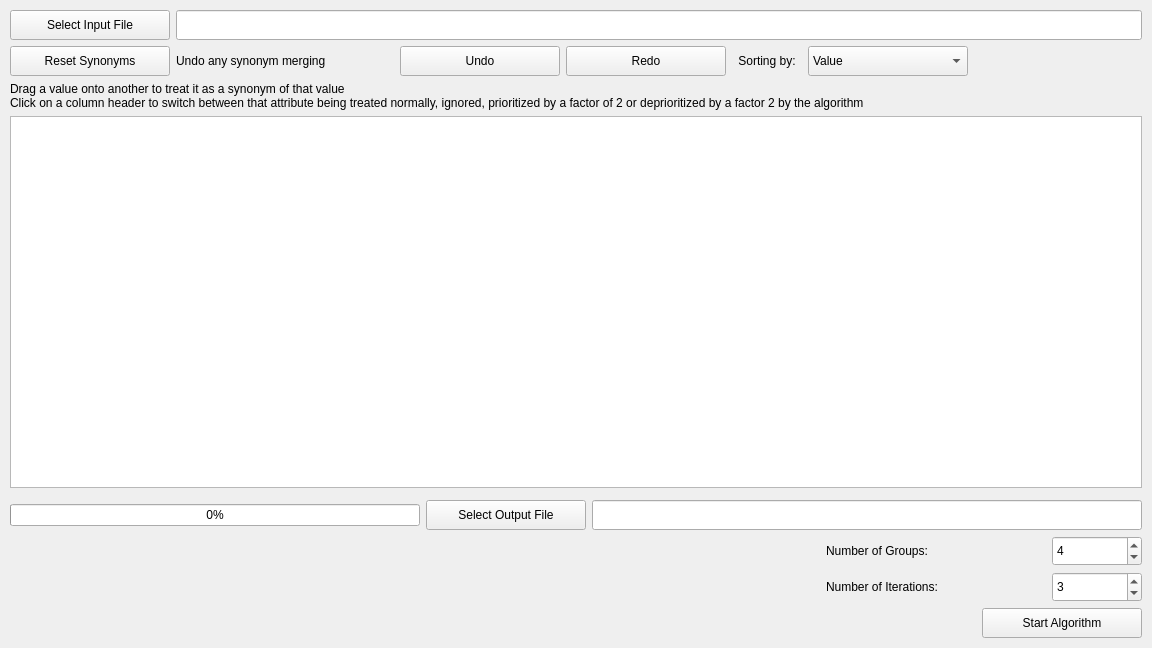
<?xml version="1.0" encoding="UTF-8"?>
<ui version="4.0">
 <class>MainWindow</class>
 <widget class="QMainWindow" name="MainWindow">
  <property name="geometry">
   <rect>
    <x>0</x>
    <y>0</y>
    <width>1152</width>
    <height>648</height>
   </rect>
  </property>
  <property name="sizePolicy">
   <sizepolicy hsizetype="Fixed" vsizetype="Fixed">
    <horstretch>0</horstretch>
    <verstretch>0</verstretch>
   </sizepolicy>
  </property>
  <property name="minimumSize">
   <size>
    <width>1152</width>
    <height>648</height>
   </size>
  </property>
  <property name="focusPolicy">
   <enum>Qt::FocusPolicy::ClickFocus</enum>
  </property>
  <property name="windowTitle">
   <string>MainWindow</string>
  </property>
  <widget class="QWidget" name="main_layout">
   <layout class="QVBoxLayout" name="_main_layout">
    <property name="leftMargin">
     <number>10</number>
    </property>
    <property name="topMargin">
     <number>10</number>
    </property>
    <property name="rightMargin">
     <number>10</number>
    </property>
    <property name="bottomMargin">
     <number>10</number>
    </property>
    <item>
     <widget class="QWidget" name="input_picker_layout" native="true">
      <property name="sizePolicy">
       <sizepolicy hsizetype="Preferred" vsizetype="Fixed">
        <horstretch>0</horstretch>
        <verstretch>0</verstretch>
       </sizepolicy>
      </property>
      <layout class="QHBoxLayout" name="_input_picker_layout">
       <property name="spacing">
        <number>6</number>
       </property>
       <property name="sizeConstraint">
        <enum>QLayout::SizeConstraint::SetDefaultConstraint</enum>
       </property>
       <property name="leftMargin">
        <number>0</number>
       </property>
       <property name="topMargin">
        <number>0</number>
       </property>
       <property name="rightMargin">
        <number>0</number>
       </property>
       <property name="bottomMargin">
        <number>0</number>
       </property>
       <item>
        <widget class="QPushButton" name="input_pick_button">
         <property name="sizePolicy">
          <sizepolicy hsizetype="Fixed" vsizetype="Fixed">
           <horstretch>0</horstretch>
           <verstretch>0</verstretch>
          </sizepolicy>
         </property>
         <property name="minimumSize">
          <size>
           <width>160</width>
           <height>30</height>
          </size>
         </property>
         <property name="text">
          <string>Select Input File</string>
         </property>
        </widget>
       </item>
       <item>
        <widget class="QLineEdit" name="input_file_path_line_edit">
         <property name="sizePolicy">
          <sizepolicy hsizetype="Preferred" vsizetype="Fixed">
           <horstretch>0</horstretch>
           <verstretch>0</verstretch>
          </sizepolicy>
         </property>
         <property name="minimumSize">
          <size>
           <width>550</width>
           <height>30</height>
          </size>
         </property>
        </widget>
       </item>
      </layout>
     </widget>
    </item>
    <item>
     <widget class="QWidget" name="synonym_layout" native="true">
      <property name="sizePolicy">
       <sizepolicy hsizetype="Fixed" vsizetype="Preferred">
        <horstretch>0</horstretch>
        <verstretch>0</verstretch>
       </sizepolicy>
      </property>
      <layout class="QHBoxLayout" name="_synonym_layout">
       <property name="leftMargin">
        <number>0</number>
       </property>
       <property name="topMargin">
        <number>0</number>
       </property>
       <property name="rightMargin">
        <number>0</number>
       </property>
       <property name="bottomMargin">
        <number>0</number>
       </property>
       <item>
        <widget class="QPushButton" name="reset_synonyms_button">
         <property name="sizePolicy">
          <sizepolicy hsizetype="Fixed" vsizetype="Fixed">
           <horstretch>0</horstretch>
           <verstretch>0</verstretch>
          </sizepolicy>
         </property>
         <property name="minimumSize">
          <size>
           <width>160</width>
           <height>30</height>
          </size>
         </property>
         <property name="text">
          <string>Reset Synonyms</string>
         </property>
        </widget>
       </item>
       <item>
        <widget class="QLabel" name="reset_synonyms_label">
         <property name="sizePolicy">
          <sizepolicy hsizetype="Fixed" vsizetype="Preferred">
           <horstretch>0</horstretch>
           <verstretch>0</verstretch>
          </sizepolicy>
         </property>
         <property name="minimumSize">
          <size>
           <width>218</width>
           <height>0</height>
          </size>
         </property>
         <property name="text">
          <string>Undo any synonym merging</string>
         </property>
        </widget>
       </item>
       <item>
        <widget class="QPushButton" name="undo_button">
         <property name="sizePolicy">
          <sizepolicy hsizetype="Fixed" vsizetype="Fixed">
           <horstretch>0</horstretch>
           <verstretch>0</verstretch>
          </sizepolicy>
         </property>
         <property name="minimumSize">
          <size>
           <width>160</width>
           <height>30</height>
          </size>
         </property>
         <property name="text">
          <string>Undo</string>
         </property>
        </widget>
       </item>
       <item>
        <widget class="QPushButton" name="redo_button">
         <property name="sizePolicy">
          <sizepolicy hsizetype="Fixed" vsizetype="Fixed">
           <horstretch>0</horstretch>
           <verstretch>0</verstretch>
          </sizepolicy>
         </property>
         <property name="minimumSize">
          <size>
           <width>160</width>
           <height>30</height>
          </size>
         </property>
         <property name="text">
          <string>Redo</string>
         </property>
        </widget>
       </item>
       <item>
        <widget class="QLabel" name="sorting_label">
         <property name="sizePolicy">
          <sizepolicy hsizetype="Fixed" vsizetype="Fixed">
           <horstretch>0</horstretch>
           <verstretch>0</verstretch>
          </sizepolicy>
         </property>
         <property name="minimumSize">
          <size>
           <width>70</width>
           <height>30</height>
          </size>
         </property>
         <property name="locale">
          <locale language="English" country="Germany"/>
         </property>
         <property name="text">
          <string>Sorting by:</string>
         </property>
         <property name="alignment">
          <set>Qt::AlignmentFlag::AlignCenter</set>
         </property>
        </widget>
       </item>
       <item>
        <widget class="QComboBox" name="sorting_comboBox">
         <property name="sizePolicy">
          <sizepolicy hsizetype="Fixed" vsizetype="Fixed">
           <horstretch>0</horstretch>
           <verstretch>0</verstretch>
          </sizepolicy>
         </property>
         <property name="minimumSize">
          <size>
           <width>160</width>
           <height>30</height>
          </size>
         </property>
         <property name="editable">
          <bool>false</bool>
         </property>
         <property name="currentIndex">
          <number>0</number>
         </property>
         <property name="maxVisibleItems">
          <number>2</number>
         </property>
         <property name="insertPolicy">
          <enum>QComboBox::InsertPolicy::NoInsert</enum>
         </property>
         <property name="placeholderText">
          <string/>
         </property>
         <item>
          <property name="text">
           <string>Value</string>
          </property>
         </item>
         <item>
          <property name="text">
           <string>Frequency</string>
          </property>
         </item>
        </widget>
       </item>
      </layout>
     </widget>
    </item>
    <item>
     <widget class="QWidget" name="excluded_layout" native="true">
      <layout class="QVBoxLayout" name="verticalLayout">
       <property name="spacing">
        <number>0</number>
       </property>
       <property name="leftMargin">
        <number>0</number>
       </property>
       <property name="topMargin">
        <number>0</number>
       </property>
       <property name="rightMargin">
        <number>0</number>
       </property>
       <property name="bottomMargin">
        <number>0</number>
       </property>
       <item>
        <widget class="QLabel" name="select_synonym_label">
         <property name="enabled">
          <bool>true</bool>
         </property>
         <property name="sizePolicy">
          <sizepolicy hsizetype="Fixed" vsizetype="Fixed">
           <horstretch>0</horstretch>
           <verstretch>0</verstretch>
          </sizepolicy>
         </property>
         <property name="minimumSize">
          <size>
           <width>0</width>
           <height>0</height>
          </size>
         </property>
         <property name="text">
          <string>Drag a value onto another to treat it as a synonym of that value</string>
         </property>
        </widget>
       </item>
       <item>
        <widget class="QLabel" name="weigh_attribute_label">
         <property name="text">
          <string>Click on a column header to switch between that attribute being treated normally, ignored, prioritized by a factor of 2 or deprioritized by a factor 2 by the algorithm</string>
         </property>
        </widget>
       </item>
      </layout>
     </widget>
    </item>
    <item>
     <widget class="AttributeMergeTable" name="attributes_table">
      <property name="focusPolicy">
       <enum>Qt::FocusPolicy::ClickFocus</enum>
      </property>
      <property name="styleSheet">
       <string notr="true"/>
      </property>
      <property name="dragEnabled">
       <bool>false</bool>
      </property>
      <property name="dragDropMode">
       <enum>QAbstractItemView::DragDropMode::NoDragDrop</enum>
      </property>
      <property name="defaultDropAction">
       <enum>Qt::DropAction::CopyAction</enum>
      </property>
      <property name="selectionMode">
       <enum>QAbstractItemView::SelectionMode::SingleSelection</enum>
      </property>
      <property name="wordWrap">
       <bool>false</bool>
      </property>
      <attribute name="horizontalHeaderCascadingSectionResizes">
       <bool>false</bool>
      </attribute>
      <attribute name="verticalHeaderCascadingSectionResizes">
       <bool>true</bool>
      </attribute>
      <attribute name="verticalHeaderStretchLastSection">
       <bool>true</bool>
      </attribute>
     </widget>
    </item>
    <item>
     <widget class="QWidget" name="output_picker_layout" native="true">
      <property name="sizePolicy">
       <sizepolicy hsizetype="Expanding" vsizetype="Preferred">
        <horstretch>0</horstretch>
        <verstretch>0</verstretch>
       </sizepolicy>
      </property>
      <property name="sizeIncrement">
       <size>
        <width>0</width>
        <height>0</height>
       </size>
      </property>
      <property name="layoutDirection">
       <enum>Qt::LayoutDirection::RightToLeft</enum>
      </property>
      <layout class="QHBoxLayout" name="_output_picker_layout">
       <property name="leftMargin">
        <number>0</number>
       </property>
       <property name="topMargin">
        <number>6</number>
       </property>
       <property name="rightMargin">
        <number>0</number>
       </property>
       <property name="bottomMargin">
        <number>0</number>
       </property>
       <item>
        <widget class="QLineEdit" name="output_file_path_line_edit">
         <property name="sizePolicy">
          <sizepolicy hsizetype="Fixed" vsizetype="Fixed">
           <horstretch>0</horstretch>
           <verstretch>0</verstretch>
          </sizepolicy>
         </property>
         <property name="minimumSize">
          <size>
           <width>550</width>
           <height>30</height>
          </size>
         </property>
        </widget>
       </item>
       <item>
        <widget class="QPushButton" name="output_pick_button">
         <property name="sizePolicy">
          <sizepolicy hsizetype="Fixed" vsizetype="Fixed">
           <horstretch>0</horstretch>
           <verstretch>0</verstretch>
          </sizepolicy>
         </property>
         <property name="minimumSize">
          <size>
           <width>160</width>
           <height>30</height>
          </size>
         </property>
         <property name="text">
          <string>Select Output File</string>
         </property>
        </widget>
       </item>
       <item>
        <widget class="QProgressBar" name="output_progress">
         <property name="enabled">
          <bool>true</bool>
         </property>
         <property name="sizePolicy">
          <sizepolicy hsizetype="Expanding" vsizetype="Fixed">
           <horstretch>0</horstretch>
           <verstretch>0</verstretch>
          </sizepolicy>
         </property>
         <property name="layoutDirection">
          <enum>Qt::LayoutDirection::LeftToRight</enum>
         </property>
         <property name="value">
          <number>0</number>
         </property>
        </widget>
       </item>
      </layout>
     </widget>
    </item>
    <item>
     <widget class="QWidget" name="groups_layout" native="true">
      <property name="sizePolicy">
       <sizepolicy hsizetype="Fixed" vsizetype="Preferred">
        <horstretch>0</horstretch>
        <verstretch>0</verstretch>
       </sizepolicy>
      </property>
      <property name="layoutDirection">
       <enum>Qt::LayoutDirection::RightToLeft</enum>
      </property>
      <layout class="QHBoxLayout" name="_groups_layout">
       <property name="leftMargin">
        <number>0</number>
       </property>
       <property name="topMargin">
        <number>0</number>
       </property>
       <property name="rightMargin">
        <number>0</number>
       </property>
       <property name="bottomMargin">
        <number>0</number>
       </property>
       <item>
        <widget class="QSpinBox" name="groups_spinbox">
         <property name="sizePolicy">
          <sizepolicy hsizetype="Fixed" vsizetype="Fixed">
           <horstretch>0</horstretch>
           <verstretch>0</verstretch>
          </sizepolicy>
         </property>
         <property name="minimumSize">
          <size>
           <width>90</width>
           <height>30</height>
          </size>
         </property>
         <property name="layoutDirection">
          <enum>Qt::LayoutDirection::LeftToRight</enum>
         </property>
         <property name="value">
          <number>4</number>
         </property>
        </widget>
       </item>
       <item>
        <widget class="QLabel" name="groups_label">
         <property name="sizePolicy">
          <sizepolicy hsizetype="Fixed" vsizetype="Fixed">
           <horstretch>0</horstretch>
           <verstretch>0</verstretch>
          </sizepolicy>
         </property>
         <property name="minimumSize">
          <size>
           <width>220</width>
           <height>30</height>
          </size>
         </property>
         <property name="layoutDirection">
          <enum>Qt::LayoutDirection::RightToLeft</enum>
         </property>
         <property name="text">
          <string>Number of Groups:</string>
         </property>
         <property name="alignment">
          <set>Qt::AlignmentFlag::AlignLeading|Qt::AlignmentFlag::AlignLeft|Qt::AlignmentFlag::AlignVCenter</set>
         </property>
        </widget>
       </item>
      </layout>
     </widget>
    </item>
    <item>
     <widget class="QWidget" name="iterations_layout" native="true">
      <property name="sizePolicy">
       <sizepolicy hsizetype="Fixed" vsizetype="Preferred">
        <horstretch>0</horstretch>
        <verstretch>0</verstretch>
       </sizepolicy>
      </property>
      <property name="layoutDirection">
       <enum>Qt::LayoutDirection::RightToLeft</enum>
      </property>
      <layout class="QHBoxLayout" name="_iterations_layout">
       <property name="leftMargin">
        <number>0</number>
       </property>
       <property name="topMargin">
        <number>0</number>
       </property>
       <property name="rightMargin">
        <number>0</number>
       </property>
       <property name="bottomMargin">
        <number>0</number>
       </property>
       <item>
        <widget class="QSpinBox" name="iterations_spinbox">
         <property name="sizePolicy">
          <sizepolicy hsizetype="Fixed" vsizetype="Fixed">
           <horstretch>0</horstretch>
           <verstretch>0</verstretch>
          </sizepolicy>
         </property>
         <property name="minimumSize">
          <size>
           <width>90</width>
           <height>30</height>
          </size>
         </property>
         <property name="layoutDirection">
          <enum>Qt::LayoutDirection::LeftToRight</enum>
         </property>
         <property name="value">
          <number>3</number>
         </property>
        </widget>
       </item>
       <item>
        <widget class="QLabel" name="iterations_label">
         <property name="sizePolicy">
          <sizepolicy hsizetype="Fixed" vsizetype="Preferred">
           <horstretch>0</horstretch>
           <verstretch>0</verstretch>
          </sizepolicy>
         </property>
         <property name="minimumSize">
          <size>
           <width>220</width>
           <height>30</height>
          </size>
         </property>
         <property name="text">
          <string>Number of Iterations:</string>
         </property>
         <property name="alignment">
          <set>Qt::AlignmentFlag::AlignLeading|Qt::AlignmentFlag::AlignLeft|Qt::AlignmentFlag::AlignVCenter</set>
         </property>
        </widget>
       </item>
      </layout>
     </widget>
    </item>
    <item>
     <widget class="QWidget" name="algorithm_layout" native="true">
      <property name="sizePolicy">
       <sizepolicy hsizetype="Fixed" vsizetype="Preferred">
        <horstretch>0</horstretch>
        <verstretch>0</verstretch>
       </sizepolicy>
      </property>
      <property name="layoutDirection">
       <enum>Qt::LayoutDirection::RightToLeft</enum>
      </property>
      <layout class="QHBoxLayout" name="_algorithm_layout">
       <property name="leftMargin">
        <number>0</number>
       </property>
       <property name="topMargin">
        <number>0</number>
       </property>
       <property name="rightMargin">
        <number>0</number>
       </property>
       <property name="bottomMargin">
        <number>0</number>
       </property>
       <item>
        <widget class="QPushButton" name="run_algorithm_button">
         <property name="sizePolicy">
          <sizepolicy hsizetype="Fixed" vsizetype="Fixed">
           <horstretch>0</horstretch>
           <verstretch>0</verstretch>
          </sizepolicy>
         </property>
         <property name="minimumSize">
          <size>
           <width>160</width>
           <height>30</height>
          </size>
         </property>
         <property name="text">
          <string>Start Algorithm</string>
         </property>
        </widget>
       </item>
      </layout>
     </widget>
    </item>
   </layout>
  </widget>
 </widget>
 <customwidgets>
  <customwidget>
   <class>AttributeMergeTable</class>
   <extends>QTableWidget</extends>
   <header>ui.attribute_merge_table.h</header>
  </customwidget>
 </customwidgets>
 <resources/>
 <connections/>
</ui>
